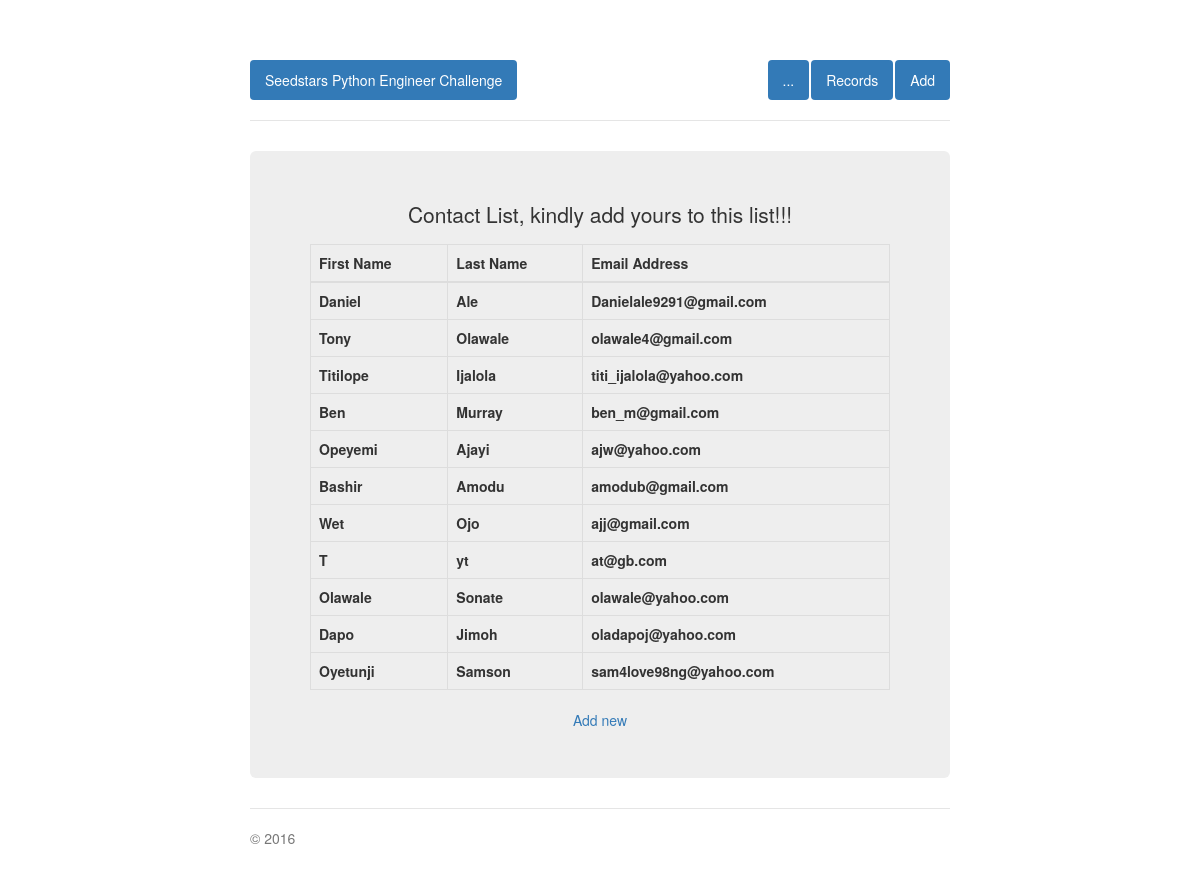
The page /list/ on the database as committed earlier.
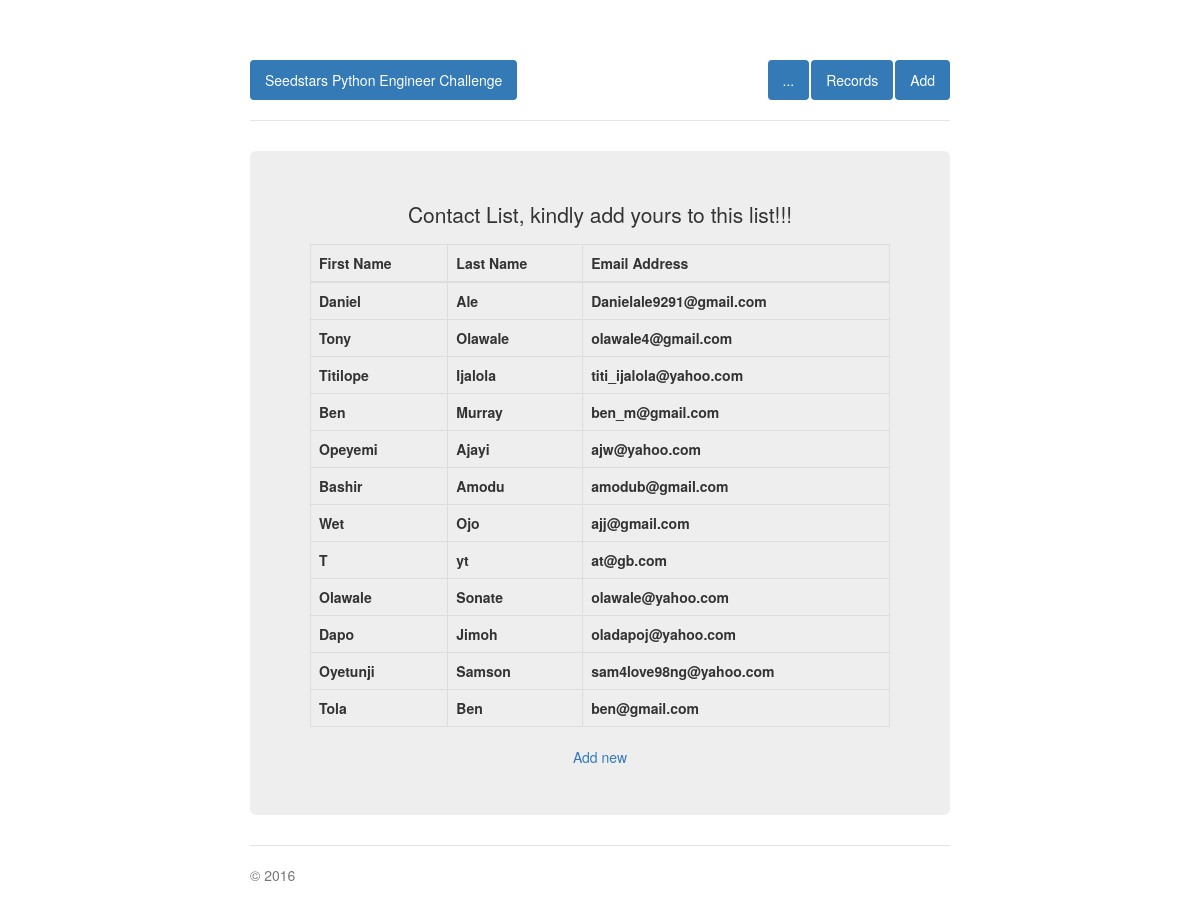
The same page on the database as committed later.
### seedstar_test/models.py (models this page shows, shortened)
class Contact(models.Model):
    first_name = models.CharField(max_length = 20)
    last_name = models.CharField(max_length = 30)
    email = models.EmailField(verbose_name='e-mail')

### seedstar_test/views.py (the view)
# urls.py: url(r'^list/$', views.ListContactView.as_view(), name='list'),
class ListContactView(ListView):
    model = Contact
    template_name = 'list.html'

### templates/list.html (shortened to what this page needs)
{% extends 'base.html' %}
{% block body_block %}
    <div>
        <p>Contact List, kindly add yours to this list!!!</p>
        <div class="table-responsive">
            <table class="table table-bordered">
                <thead>
                    <tr>
                        <th>First Name</th>
                        <th>Last Name</th>
                        <th>Email Address</th>
                    </tr>
                </thead>
                <tbody>
                    {% for contact in object_list %}
                        <tr>
                            <th>{{ contact.first_name }}</th>
                            <th>{{ contact.last_name }}</th>
                            <th>{{ contact.email }}</th>
                        </tr>
                    {% endfor %}
                </tbody>
            </table>
        </div>
    </div>
    <a href="{% url 'contacts-new' %}">Add new</a>
{% endblock %}

### templates/base.html (shortened to what this page needs)
<!DOCTYPE html>
{% load static %}
<html lang="en">
<head>
    <link href="{% static 'css/mysite-narrow.css' %}" rel="stylesheet">
    <link href="{% static 'css/bootstrap.min.css' %}" rel="stylesheet" media="screen">
    <link href="{% static 'css/bootstrap-theme.css' %}" rel="stylesheet">
    <link href="{% static 'css/bootstrap.css' %}" rel="stylesheet">
    <link href="{% static 'css/ThisSite.css' %}" rel="stylesheet">
</head>
<body>
   <div class="container">
       <div class="header clearfix">
           <nav>
               <ul class="nav nav-pills pull-left">
                   <li role="presentation" class="active"><a href="{% url 'index' %}">Seedstars Python Engineer Challenge</a> </li>
               </ul>
               <ul class="nav nav-pills pull-right">
                   <li role="presentation" class="active"><a href="{% url 'index' %}">...</a> </li>
                   <li role="presentation" class="active"><a href="{% url 'list' %}">Records</a> </li>
                   <li role="presentation" class="active"><a href="{% url 'contacts-new' %}">Add</a> </li>
               </ul>
           </nav>
       </div>
       <div class="jumbotron">
           <div class="span9">
               {% block body_block %}
               {% endblock %}
           </div>
       </div>
       <footer class="footer">
           <p>&copy; 2016</p>
       </footer>
   </div>
</body>
</html>

### seedstar_test/static/css/mysite-narrow.css (style rules this page uses)
body { padding-top: 20px; padding-bottom: 20px; }
.header, .marketing, .footer { padding-right: 15px; padding-left: 15px; }
.header { padding-bottom: 20px; border-bottom: 1px solid #e5e5e5; }
.footer { padding-top: 19px; color: #777; border-top: 1px solid #e5e5e5; }
@media (min-width: 768px) { .container { max-width: 730px; } }
.jumbotron { text-align: center; border-bottom: 1px solid #e5e5e5; }
@media screen and (min-width: 768px) { .header, .marketing, .footer { padding-right: 0; padding-left: 0; } }
@media screen and (min-width: 768px) { .header { margin-bottom: 30px; } }
@media screen and (min-width: 768px) { .jumbotron { border-bottom: 0; } }

### seedstar_test/static/css/ThisSite.css (style rules this page uses)
body { padding-bottom: 40px; padding-top: 60px; }

Rows that differ between the two databases and show on the page:
added Contact: first_name "Tola", last_name "Ben", email "ben@gmail.com"
